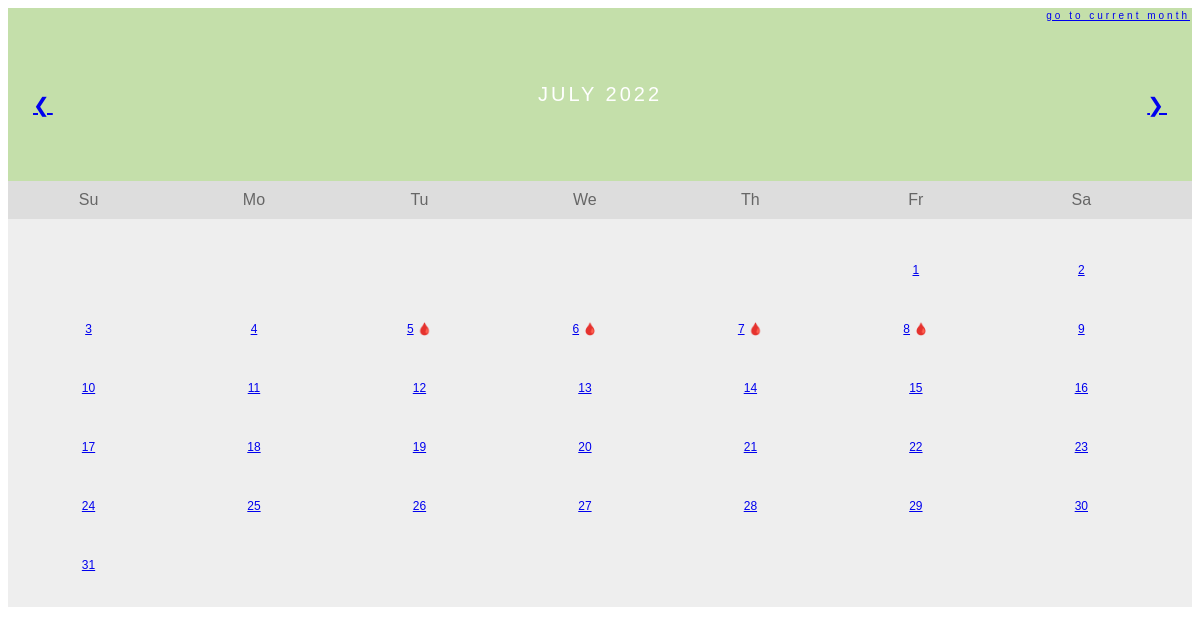
/calendar?month=July&year=2022, run on the app's committed database.
### tables this page shows
CREATE TABLE month_7_July_2022 (day Integer, period_started String, cramps String, headache String, fatigue String, acne String);

### main.py (the view)
@app.route("/calendar")
def calendar():
    month_name = request.args.get("month")
    year = request.args.get("year")
    month_and_year_name = f"{month_name} {year}"
    month_days = get_table_from_database(
        tablename=f"month_{(list_of_months.index(month_name)) + 1}_{month_name}_{year}"
    )
    try:
        next_month = list_of_months[list_of_months.index(month_name) + 1]
    except IndexError:
        next_month = list_of_months[0]
    try:
        previous_month = list_of_months[list_of_months.index(month_name) - 1]
    except IndexError:
        previous_month = None
    return render_template(
        "calendar.html",
        days=month_days,
        weekday=dict_1st_weekday_in_month.get(month_name),
        month_and_year=month_and_year_name,
        year=year,
        current_month=current_month_name,
        month=month_name,
        next_month=next_month,
        last_month=previous_month,
    )

### main.py (called while the page is built)
def get_db_connection():
    conn = sqlite3.connect("period_tracking_app.db")
    conn.row_factory = sqlite3.Row
    return conn

def get_table_from_database(tablename):
    conn = get_db_connection()
    month_days = conn.execute(f"SELECT * FROM {tablename}").fetchall()
    conn.close()
    return month_days

### templates/calendar.html (shortened to what this page needs)
<!DOCTYPE html>
<html lang="en">
<head>
</head>
<body>
    <div class="month">
        <ul>
            <li class="current_month_cal">
              <a href="{{url_for('calendar', month=current_month, year=year)}}"> Go To Current Month </a>
            </li>
            {% if last_month != None %}
              <li class="prev">
                  <a href="{{url_for('calendar', month=last_month, year=year)}}"> &#10094 </a>
              </li>
            {% endif %}
            {% if next_month != None %}
              <li class="next" >
                  <a href="{{url_for('calendar', month=next_month, year=year)}}"> &#10095 </a>
              </li>
            {% endif %}
            <li>
                {{ month_and_year }}
            </li>
        </ul>
      </div>
    <ul class="weekdays">
        <li>Su</li>
        <li>Mo</li>
        <li>Tu</li>
        <li>We</li>
        <li>Th</li>
        <li>Fr</li>
        <li>Sa</li>
    </ul>
    <ul class="days">
        {% if weekday == 4: %}
        <li></li>
        <li></li>
        <li></li>
        <li></li>
        <li></li>
        {% endif %}
        {% for day in days: %}
        <li>
            <a href="{{ url_for('day_details', month=month, date=day['day'], year=year) }}">{{ day['day'] }}</a>
            {% if day['period_started'] == 'Yes': %}
              <a>🩸</a>
            {% endif %}
        </li>
        {% endfor %}
    </ul>
</body>
</html>

### templates/calendar.html (style rules this page uses)
* { box-sizing: border-box; }
ul { list-style-type: none; }
body { font-family: Verdana, sans-serif; }
.month { padding: 75px 25px; width: 100%; background: #C4DFAA; text-align: center; }
.month ul { margin: 0; padding: 0; }
.month ul li { color: white; font-size: 20px; text-transform: uppercase; letter-spacing: 3px; }
.month .current_month_cal { position: absolute; top: 10px; right: 10px; font-size: 10px; text-transform: lowercase; }
.month .prev { float: left; padding-top: 10px; }
.month .next { float: right; padding-top: 10px; }
.weekdays { margin: 0; padding: 10px 0; background-color: #ddd; }
.weekdays li { display: inline-block; width: 13.6%; color: #666; text-align: center; }
.days { padding: 10px 0; background: #eee; margin: 0; }
.days li { list-style-type: none; display: inline-block; width: 13.6%; text-align: center; padding: 20px 0; margin-bottom: 5px; font-size:12px; color: black; }

### data on the page
month_7_July_2022: day "1"
month_7_July_2022: day "2"
month_7_July_2022: day "3"
month_7_July_2022: day "4"
month_7_July_2022: day "5"
month_7_July_2022: day "6"
month_7_July_2022: day "7"
month_7_July_2022: day "8"
month_7_July_2022: day "9"
month_7_July_2022: day "10"
month_7_July_2022: day "11"
month_7_July_2022: day "12"
month_7_July_2022: day "13"
month_7_July_2022: day "14"
month_7_July_2022: day "15"
month_7_July_2022: day "16"
month_7_July_2022: day "17"
month_7_July_2022: day "18"
month_7_July_2022: day "19"
month_7_July_2022: day "20"
month_7_July_2022: day "21"
month_7_July_2022: day "22"
month_7_July_2022: day "23"
month_7_July_2022: day "24"
month_7_July_2022: day "25"
month_7_July_2022: day "26"
month_7_July_2022: day "27"
month_7_July_2022: day "28"
month_7_July_2022: day "29"
month_7_July_2022: day "30"
month_7_July_2022: day "31"

### other printed values
{{ month_and_year }} "JULY 2022"
